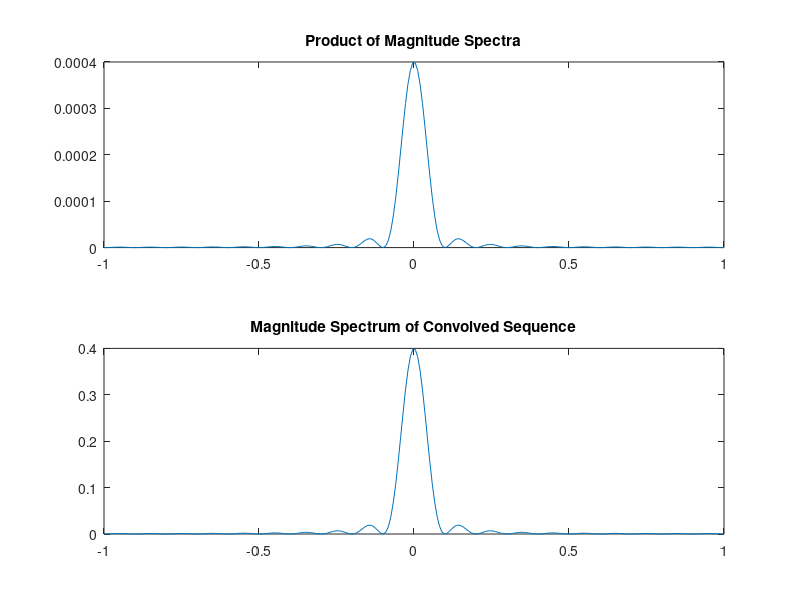
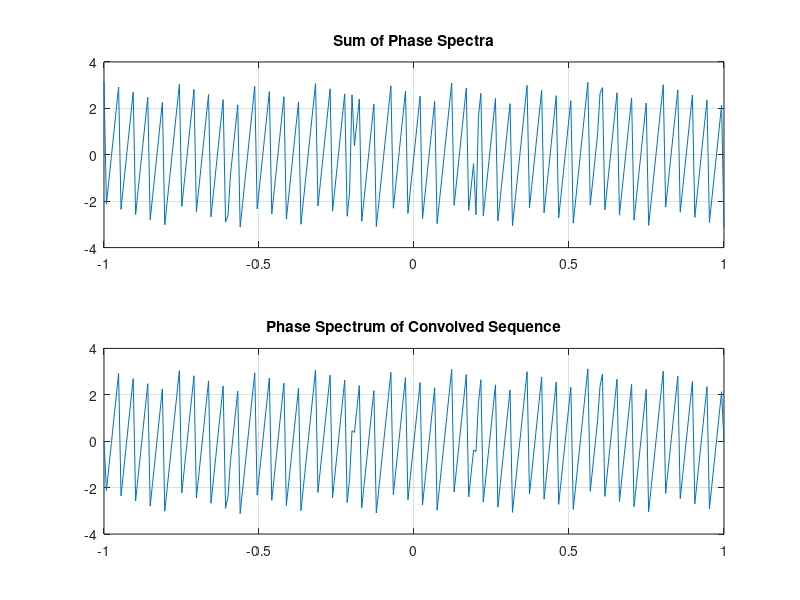
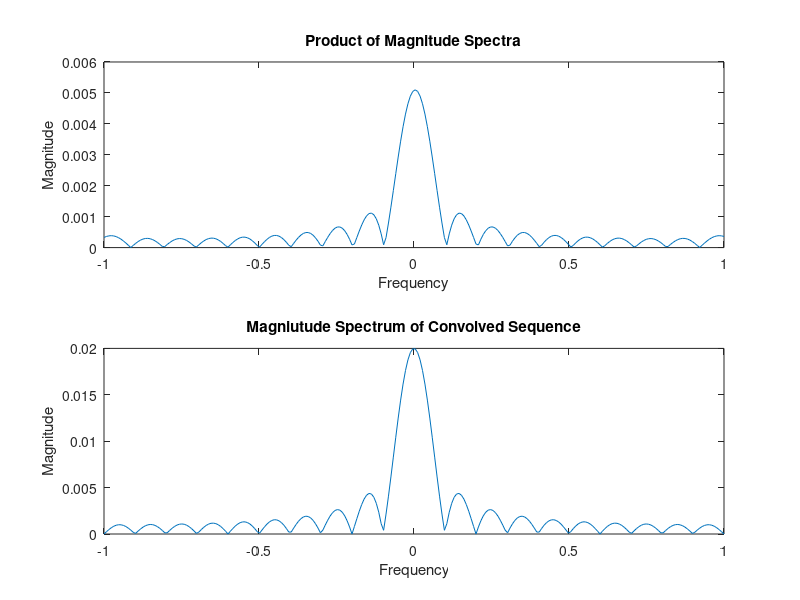
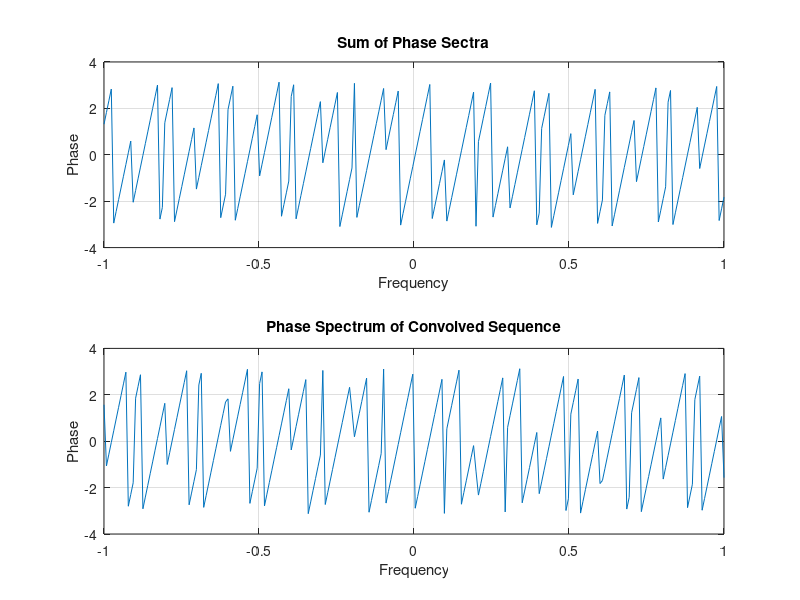

Write the MATLAB code that produced these figures, in order.
% Alberto Pizano
% Lab 3
% ECE448

clc;
clear;

%% Task 2, section 1
delta_t = 1e-3;                                 
precede = zeros(1,500);
trail = zeros(1,500);
sig_x = ones(1,1000);
x = [precede sig_x trail]; 
w = -pi:2*pi/255:pi;         
y = conv(x,x); 
Xf = freqz(x,1,w).*delta_t; 
Mult = Xf.*Xf;

figure
subplot(2,1,1) 
plot(w/pi,abs(Mult)); 
title('Product of Magnitude Spectra') 
Convol = freqz(y,1,w).*delta_t; 
subplot(2,1,2) 
plot(w/pi,abs(Convol)); 
title('Magnitude Spectrum of Convolved Sequence') 

figure
subplot(2,1,1) 
plot(w/pi,angle(Mult));grid 
title('Sum of Phase Spectra') 
subplot(2,1,2) 
plot(w/pi,angle(Convol));grid 
title('Phase Spectrum of Convolved Sequence')
%% Task 2, section 2
y = x.*x;
Yf = freqz(y,1,w).*delta_t.*delta_t;
ConvF = conv(Xf,Xf);
ConvF = ConvF(128:128+256-1);

figure(4); 
subplot(2,1,1);
plot(w/pi,abs(ConvF));
title('Product of Magnitude Spectra');
xlabel('Frequency');
ylabel('Magnitude');
Convol = freqz(y,1,w).*delta_t;
subplot(2,1,2);
plot(w/pi,abs(Convol));
title('Magniutude Spectrum of Convolved Sequence');
xlabel('Frequency');
ylabel('Magnitude');

figure(5); 
subplot(2,1,1);
plot(w/pi,angle(ConvF));grid
title('Sum of Phase Sectra');
xlabel('Frequency');
ylabel('Phase');

Convol = freqz(y,1,w).*delta_t;
subplot(2,1,2);
plot(w/pi,angle(Convol));grid
title('Phase Spectrum of Convolved Sequence');
xlabel('Frequency');
ylabel('Phase');